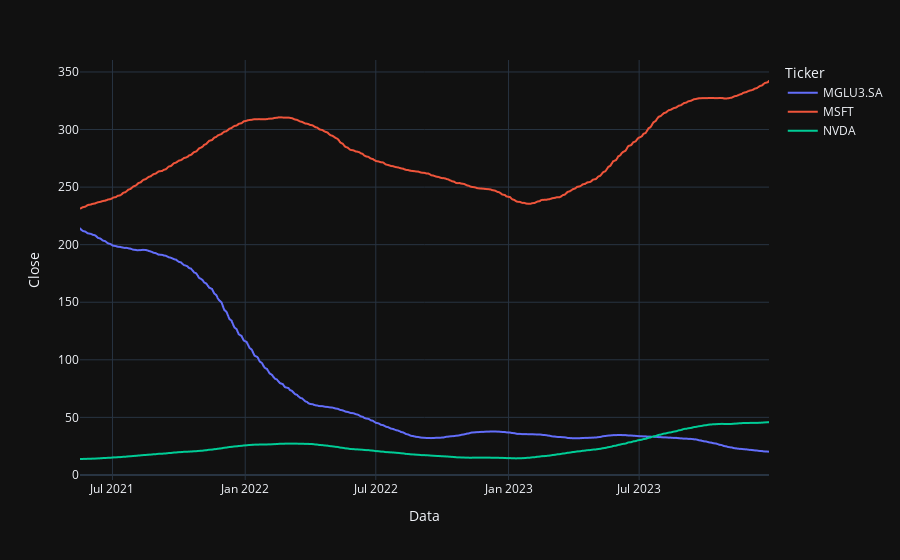

Here is the notebook cell this chart was saved with:
### Code cell
fig = px.line(data_frame=df_media_movel,
              x='Data',
              y='Close', 
              color='Ticker',
              template='plotly_dark')
fig.show()

### Figure 1 — Plotly figure (JSON) as saved in the notebook; plotly's stock layout.template omitted (floating-point values rounded to 4 significant figures; data arrays with more than 128 entries replaced by an {"elided": "..."} marker saying what was removed)
{"data": [{"hovertemplate": "Ticker=MGLU3.SA<br>Data=%{x}<br>Close=%{y}<extra></extra>", "legendgroup": "MGLU3.SA", "line": {"color": "#636efa", "dash": "solid"}, "marker": {"symbol": "circle"}, "mode": "lines", "name": "MGLU3.SA", "showlegend": true, "type": "scattergl", "x": {"elided": "636 str values"}, "xaxis": "x", "y": {"elided": "636 float values"}, "yaxis": "y"}, {"hovertemplate": "Ticker=MSFT<br>Data=%{x}<br>Close=%{y}<extra></extra>", "legendgroup": "MSFT", "line": {"color": "#EF553B", "dash": "solid"}, "marker": {"symbol": "circle"}, "mode": "lines", "name": "MSFT", "showlegend": true, "type": "scattergl", "x": {"elided": "636 str values"}, "xaxis": "x", "y": {"elided": "636 float values"}, "yaxis": "y"}, {"hovertemplate": "Ticker=NVDA<br>Data=%{x}<br>Close=%{y}<extra></extra>", "legendgroup": "NVDA", "line": {"color": "#00cc96", "dash": "solid"}, "marker": {"symbol": "circle"}, "mode": "lines", "name": "NVDA", "showlegend": true, "type": "scattergl", "x": {"elided": "636 str values"}, "xaxis": "x", "y": {"elided": "636 float values"}, "yaxis": "y"}], "layout": {"autosize": true, "legend": {"title": {"text": "Ticker"}, "tracegroupgap": 0}, "margin": {"t": 60}, "xaxis": {"anchor": "y", "autorange": true, "domain": [0, 1], "range": ["2021-05-17", "2023-12-28"], "title": {"text": "Data"}, "type": "date"}, "yaxis": {"anchor": "x", "autorange": true, "domain": [0, 1], "range": [-4.405, 360.4], "title": {"text": "Close"}, "type": "linear"}}}
